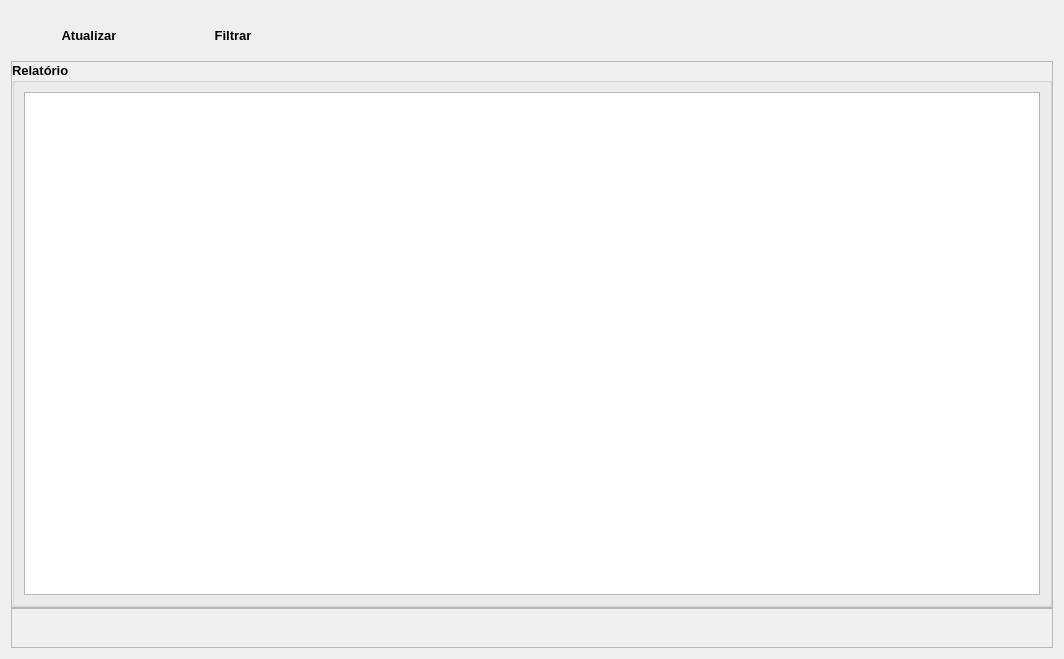
<?xml version="1.0" encoding="UTF-8"?>
<ui version="4.0">
 <class>RelatorioPadrao</class>
 <widget class="QWidget" name="RelatorioPadrao">
  <property name="geometry">
   <rect>
    <x>0</x>
    <y>0</y>
    <width>1064</width>
    <height>659</height>
   </rect>
  </property>
  <property name="windowTitle">
   <string>Form</string>
  </property>
  <layout class="QGridLayout" name="gridLayout">
   <item row="0" column="0">
    <layout class="QVBoxLayout" name="verticalLayout">
     <property name="spacing">
      <number>0</number>
     </property>
     <item>
      <widget class="QWidget" name="frame_menu" native="true">
       <property name="sizePolicy">
        <sizepolicy hsizetype="Preferred" vsizetype="Fixed">
         <horstretch>0</horstretch>
         <verstretch>0</verstretch>
        </sizepolicy>
       </property>
       <property name="minimumSize">
        <size>
         <width>0</width>
         <height>0</height>
        </size>
       </property>
       <property name="maximumSize">
        <size>
         <width>16777215</width>
         <height>50</height>
        </size>
       </property>
       <layout class="QHBoxLayout" name="horizontalLayout_4">
        <property name="spacing">
         <number>0</number>
        </property>
        <property name="leftMargin">
         <number>0</number>
        </property>
        <property name="topMargin">
         <number>0</number>
        </property>
        <property name="rightMargin">
         <number>0</number>
        </property>
        <property name="bottomMargin">
         <number>0</number>
        </property>
        <item>
         <widget class="QFrame" name="frame">
          <property name="sizePolicy">
           <sizepolicy hsizetype="Fixed" vsizetype="Preferred">
            <horstretch>0</horstretch>
            <verstretch>0</verstretch>
           </sizepolicy>
          </property>
          <property name="minimumSize">
           <size>
            <width>300</width>
            <height>40</height>
           </size>
          </property>
          <property name="font">
           <font>
            <pointsize>10</pointsize>
            <weight>75</weight>
            <bold>true</bold>
           </font>
          </property>
          <layout class="QHBoxLayout" name="horizontalLayout_3">
           <item>
            <widget class="QPushButton" name="pushButton_atualizar">
             <property name="font">
              <font>
               <pointsize>10</pointsize>
               <weight>75</weight>
               <bold>true</bold>
              </font>
             </property>
             <property name="layoutDirection">
              <enum>Qt::LeftToRight</enum>
             </property>
             <property name="text">
              <string>Atualizar</string>
             </property>
             <property name="checkable">
              <bool>false</bool>
             </property>
             <property name="default">
              <bool>false</bool>
             </property>
             <property name="flat">
              <bool>true</bool>
             </property>
            </widget>
           </item>
           <item>
            <widget class="QPushButton" name="pushButton_filtro">
             <property name="enabled">
              <bool>true</bool>
             </property>
             <property name="sizePolicy">
              <sizepolicy hsizetype="Minimum" vsizetype="Fixed">
               <horstretch>0</horstretch>
               <verstretch>0</verstretch>
              </sizepolicy>
             </property>
             <property name="font">
              <font>
               <pointsize>10</pointsize>
               <weight>75</weight>
               <bold>true</bold>
              </font>
             </property>
             <property name="layoutDirection">
              <enum>Qt::LeftToRight</enum>
             </property>
             <property name="text">
              <string>Filtrar</string>
             </property>
             <property name="checkable">
              <bool>false</bool>
             </property>
             <property name="default">
              <bool>false</bool>
             </property>
             <property name="flat">
              <bool>true</bool>
             </property>
            </widget>
           </item>
          </layout>
         </widget>
        </item>
        <item>
         <widget class="QStackedWidget" name="stackedWidget_filtros">
          <property name="currentIndex">
           <number>1</number>
          </property>
          <widget class="QWidget" name="stackedWidget_filtrosPage1">
           <layout class="QGridLayout" name="gridLayout_2">
            <property name="leftMargin">
             <number>5</number>
            </property>
            <item row="0" column="1">
             <widget class="QCheckBox" name="checkBox_data">
              <property name="enabled">
               <bool>true</bool>
              </property>
              <property name="text">
               <string/>
              </property>
             </widget>
            </item>
            <item row="0" column="2">
             <widget class="QWidget" name="horizontalWidget_data" native="true">
              <property name="enabled">
               <bool>false</bool>
              </property>
              <layout class="QHBoxLayout" name="horizontalLayout_data">
               <property name="spacing">
                <number>5</number>
               </property>
               <item>
                <widget class="QLabel" name="label">
                 <property name="sizePolicy">
                  <sizepolicy hsizetype="Fixed" vsizetype="Preferred">
                   <horstretch>0</horstretch>
                   <verstretch>0</verstretch>
                  </sizepolicy>
                 </property>
                 <property name="text">
                  <string>Data</string>
                 </property>
                </widget>
               </item>
               <item>
                <widget class="QDateEdit" name="dateEdit">
                 <property name="sizePolicy">
                  <sizepolicy hsizetype="Fixed" vsizetype="Fixed">
                   <horstretch>0</horstretch>
                   <verstretch>0</verstretch>
                  </sizepolicy>
                 </property>
                </widget>
               </item>
               <item>
                <widget class="QLabel" name="label_2">
                 <property name="sizePolicy">
                  <sizepolicy hsizetype="Fixed" vsizetype="Preferred">
                   <horstretch>0</horstretch>
                   <verstretch>0</verstretch>
                  </sizepolicy>
                 </property>
                 <property name="text">
                  <string>até</string>
                 </property>
                </widget>
               </item>
               <item>
                <widget class="QDateEdit" name="dateEdit_2">
                 <property name="sizePolicy">
                  <sizepolicy hsizetype="Fixed" vsizetype="Fixed">
                   <horstretch>0</horstretch>
                   <verstretch>0</verstretch>
                  </sizepolicy>
                 </property>
                </widget>
               </item>
              </layout>
             </widget>
            </item>
            <item row="0" column="3">
             <widget class="QCheckBox" name="checkBox_filtro">
              <property name="sizePolicy">
               <sizepolicy hsizetype="Fixed" vsizetype="Fixed">
                <horstretch>0</horstretch>
                <verstretch>0</verstretch>
               </sizepolicy>
              </property>
              <property name="text">
               <string>Apenas X</string>
              </property>
             </widget>
            </item>
            <item row="0" column="4">
             <spacer name="horizontalSpacer">
              <property name="orientation">
               <enum>Qt::Horizontal</enum>
              </property>
              <property name="sizeHint" stdset="0">
               <size>
                <width>40</width>
                <height>20</height>
               </size>
              </property>
             </spacer>
            </item>
           </layout>
          </widget>
          <widget class="QWidget" name="page">
           <layout class="QHBoxLayout" name="horizontalLayout_5">
            <item>
             <spacer name="horizontalSpacer_2">
              <property name="orientation">
               <enum>Qt::Horizontal</enum>
              </property>
              <property name="sizeHint" stdset="0">
               <size>
                <width>723</width>
                <height>20</height>
               </size>
              </property>
             </spacer>
            </item>
           </layout>
          </widget>
         </widget>
        </item>
       </layout>
      </widget>
     </item>
     <item>
      <widget class="QFrame" name="frame_contents">
       <property name="sizePolicy">
        <sizepolicy hsizetype="Preferred" vsizetype="Expanding">
         <horstretch>0</horstretch>
         <verstretch>0</verstretch>
        </sizepolicy>
       </property>
       <property name="frameShape">
        <enum>QFrame::StyledPanel</enum>
       </property>
       <property name="frameShadow">
        <enum>QFrame::Raised</enum>
       </property>
       <layout class="QHBoxLayout" name="horizontalLayout">
        <property name="spacing">
         <number>0</number>
        </property>
        <property name="leftMargin">
         <number>0</number>
        </property>
        <property name="topMargin">
         <number>0</number>
        </property>
        <property name="rightMargin">
         <number>0</number>
        </property>
        <property name="bottomMargin">
         <number>0</number>
        </property>
        <item>
         <widget class="QGroupBox" name="groupBox">
          <property name="font">
           <font>
            <pointsize>10</pointsize>
            <weight>75</weight>
            <bold>true</bold>
           </font>
          </property>
          <property name="title">
           <string>Relatório</string>
          </property>
          <layout class="QHBoxLayout" name="horizontalLayout_2">
           <item>
            <widget class="QTableWidget" name="tableWidget_tabela">
             <property name="font">
              <font>
               <pointsize>10</pointsize>
               <weight>50</weight>
               <bold>false</bold>
              </font>
             </property>
             <property name="editTriggers">
              <set>QAbstractItemView::NoEditTriggers</set>
             </property>
             <property name="alternatingRowColors">
              <bool>true</bool>
             </property>
             <property name="selectionBehavior">
              <enum>QAbstractItemView::SelectRows</enum>
             </property>
             <property name="sortingEnabled">
              <bool>true</bool>
             </property>
             <attribute name="horizontalHeaderMinimumSectionSize">
              <number>40</number>
             </attribute>
             <attribute name="horizontalHeaderShowSortIndicator" stdset="0">
              <bool>true</bool>
             </attribute>
             <attribute name="horizontalHeaderStretchLastSection">
              <bool>true</bool>
             </attribute>
             <attribute name="verticalHeaderVisible">
              <bool>false</bool>
             </attribute>
             <attribute name="verticalHeaderHighlightSections">
              <bool>false</bool>
             </attribute>
            </widget>
           </item>
          </layout>
         </widget>
        </item>
       </layout>
      </widget>
     </item>
     <item>
      <widget class="QFrame" name="frame_buttons">
       <property name="sizePolicy">
        <sizepolicy hsizetype="Preferred" vsizetype="Fixed">
         <horstretch>0</horstretch>
         <verstretch>0</verstretch>
        </sizepolicy>
       </property>
       <property name="minimumSize">
        <size>
         <width>0</width>
         <height>40</height>
        </size>
       </property>
       <property name="maximumSize">
        <size>
         <width>16777215</width>
         <height>60</height>
        </size>
       </property>
       <property name="frameShape">
        <enum>QFrame::StyledPanel</enum>
       </property>
       <property name="frameShadow">
        <enum>QFrame::Raised</enum>
       </property>
       <layout class="QHBoxLayout" name="horizontalLayout_8"/>
      </widget>
     </item>
    </layout>
   </item>
  </layout>
 </widget>
 <resources/>
 <connections/>
</ui>
